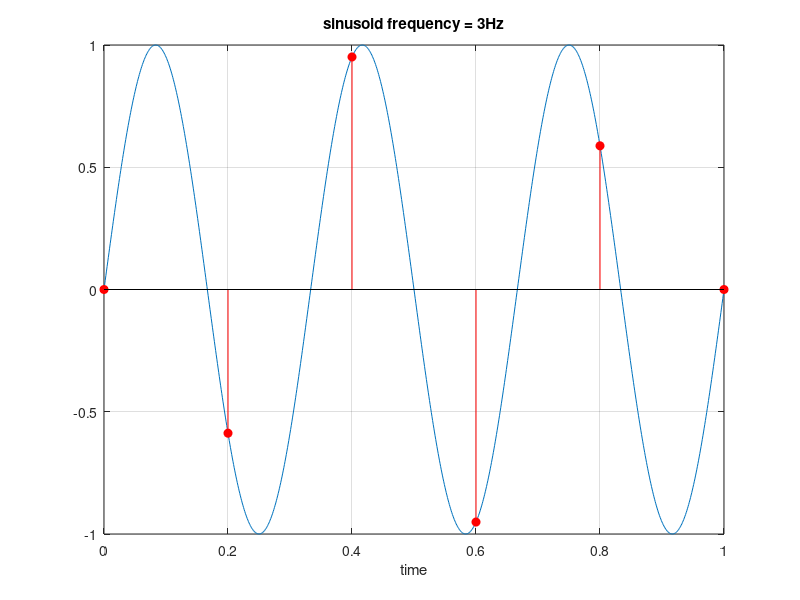

Recreate this plot in MATLAB.
% PROGRAMMA AliasFrequenza
% Autore: Claudio Prati
% Politecnico di Milano, 8 Aprile 2014

% Campiona il segnale x(t)=sin(t*2*pi*3) con frequenza di campionamento
% a scelta ottenendo il segnale campionato xn.
% Mostra l'effetto dell'alias in frequenza quando non si rispetta il teorema 
% del campionamento che dice che fs>6.
% Si provi a vedere cosa succede se si utilizza fs=24, fs=12, fs=4, fs=3.


clear all
close all
clc

%% Segnale 'continuo'
t=(0:.001:1);
x=sin(2*pi*3*t);

% Plot del segnale 'continuo'
figure(1)
plot(t,x)
grid on
xlabel('time')
title('sinusoid frequency = 3Hz')
hold on

%% Richiesta all'utente del periodo di campionamento
fs=input('frequenza di campionamento fs? ');

%% Campionamento
T=1/fs;             % Periodo di campionamento
nT=(0:T:1);         % Asse tempi campionato
xn=sin(2*pi*3*nT);  % Segnale campionato

% Plot dei campioni del segnale nella stessa figura di prima
figure(1)
stem(nT,xn,'r','filled')
hold off

